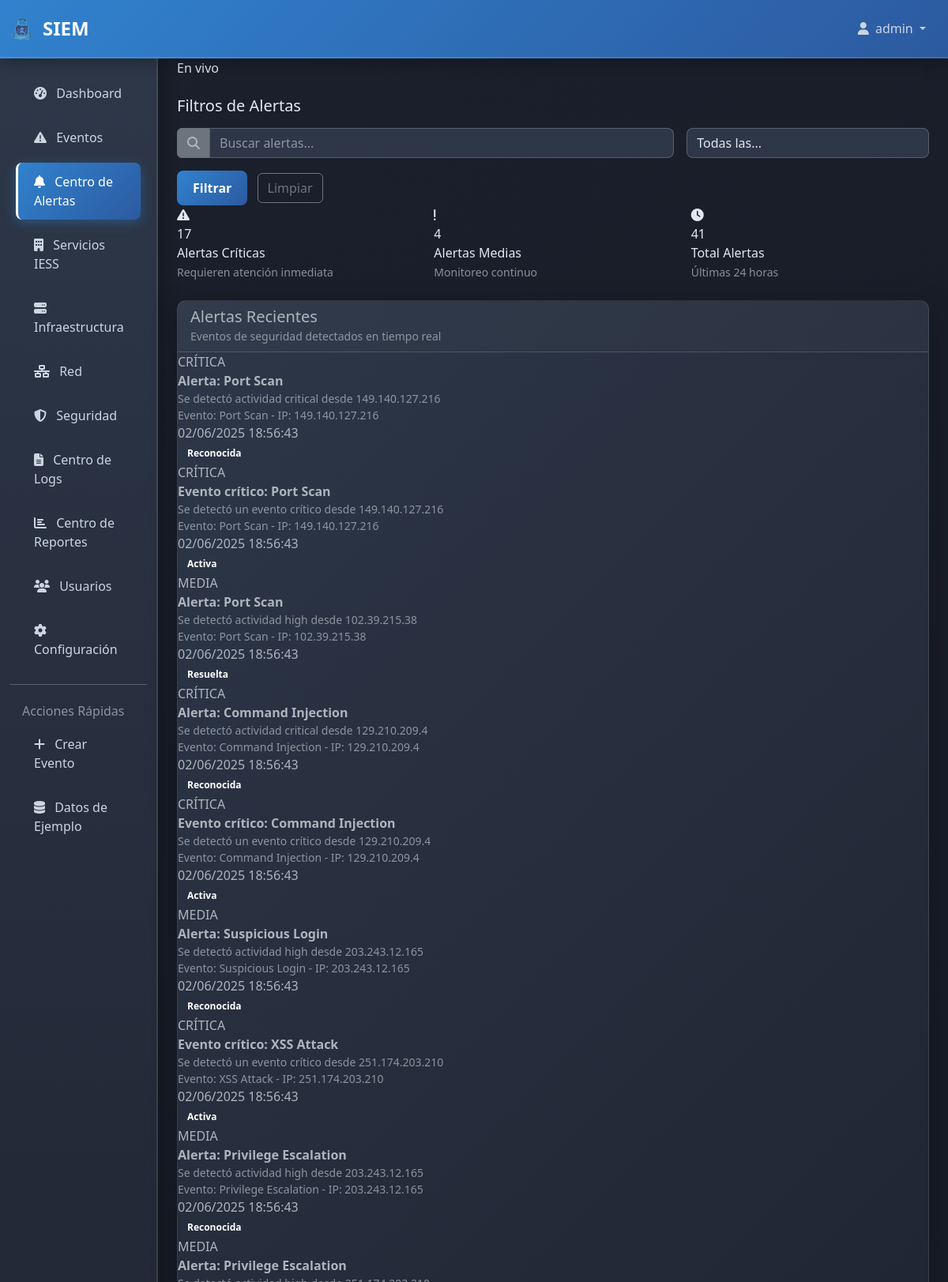
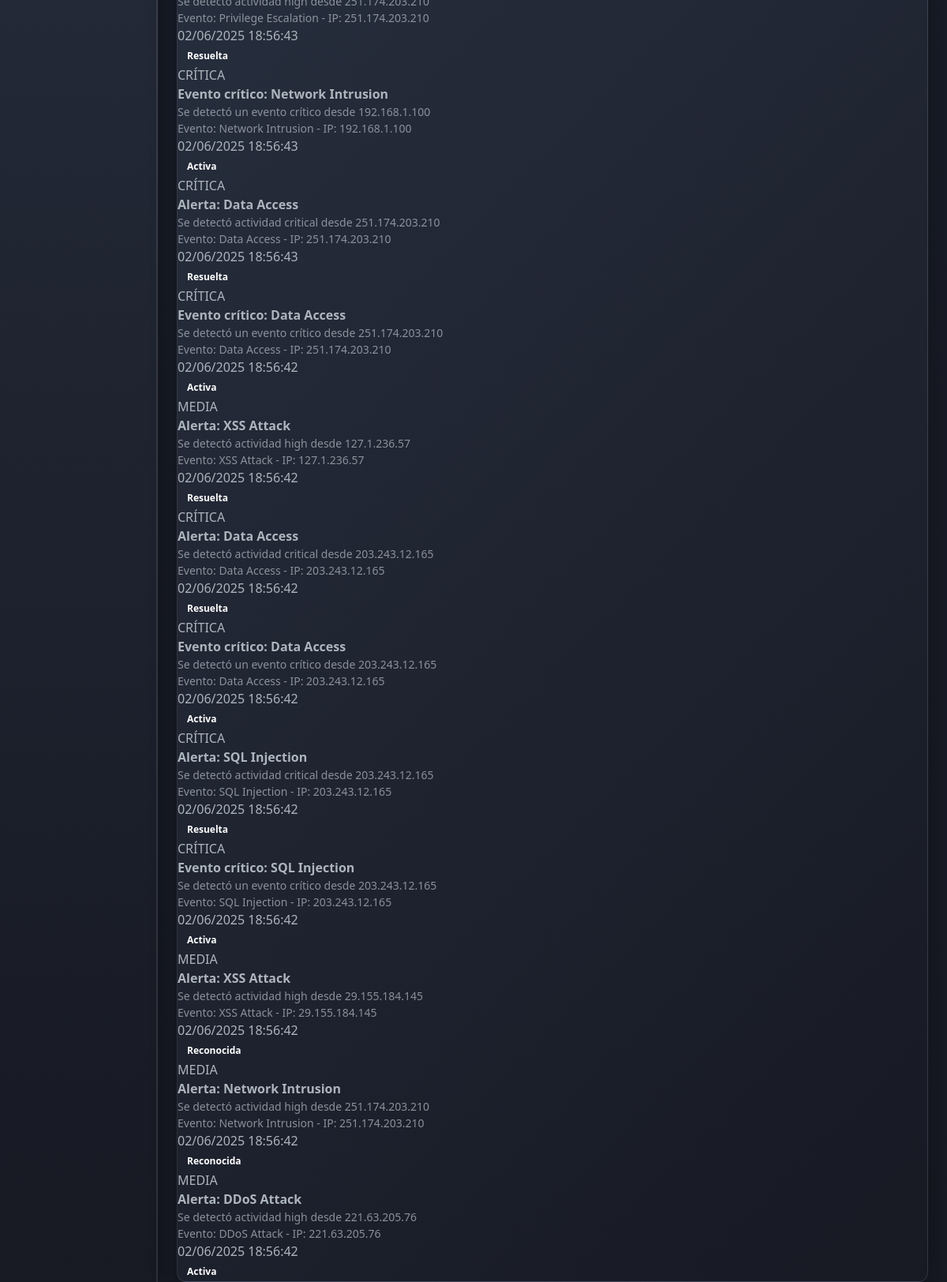
Screenshot of /alerts/ (signed in) with the database file from the repository (2 pictures, top to bottom).
### siem_app/models.py (models this page shows, shortened)
class Alert(models.Model):
    ALERT_TYPE_CHOICES = [
        ('critical', 'Crítica'),
        ('medium', 'Media'),
        ('low', 'Baja'),
        ('info', 'Información'),
    ]
    STATE_CHOICES = [
        ('active', 'Activa'),
        ('acknowledged', 'Reconocida'),
        ('resolved', 'Resuelta'),
        ('false_positive', 'Falso Positivo'),
    ]
    title = models.CharField(max_length=200)
    description = models.TextField()
    alert_type = models.CharField(max_length=20, choices=ALERT_TYPE_CHOICES)
    state = models.CharField(max_length=20, choices=STATE_CHOICES, default='active')
    event = models.ForeignKey(SecurityEvent, on_delete=models.CASCADE, related_name='alerts')
    assigned_to = models.ForeignKey(User, on_delete=models.SET_NULL, null=True, blank=True)
    created_at = models.DateTimeField(auto_now_add=True)
    updated_at = models.DateTimeField(auto_now=True)
    acknowledged_at = models.DateTimeField(null=True, blank=True)
    resolved_at = models.DateTimeField(null=True, blank=True)
    class Meta:
        ordering = ['-created_at']

class SecurityEvent(models.Model):
    SEVERITY_CHOICES = [
        ('info', 'Información'),
        ('low', 'Baja'),
        ('medium', 'Media'),
        ('high', 'Alta'),
        ('critical', 'Crítica'),
    ]
    CATEGORY_CHOICES = [
        ('authentication_failure', 'Fallo de Autenticación'),
        ('data_exfiltration', 'Exfiltración de Datos'),
        ('intrusion_attempt', 'Intento de Intrusión'),
        ('malware_detection', 'Detección de Malware'),
        ('network_anomaly', 'Anomalía de Red'),
        ('suspicious_activity', 'Actividad Sospechosa'),
        ('privilege_escalation', 'Escalación de Privilegios'),
        ('ddos_attack', 'Ataque DDoS'),
        ('sql_injection', 'Inyección SQL'),
        ('xss_attack', 'Ataque XSS'),
    ]
    STATE_CHOICES = [
        ('new', 'Nuevo'),
        ('investigating', 'Investigando'),
        ('resolved', 'Resuelto'),
        ('false_positive', 'Falso Positivo'),
        ('closed', 'Cerrado'),
    ]
    timestamp = models.DateTimeField(default=timezone.now, db_index=True)
    event_type = models.CharField(max_length=100)
    source_ip = models.GenericIPAddressField()
    destination_ip = models.GenericIPAddressField(null=True, blank=True)
    source_port = models.IntegerField(null=True, blank=True)
    destination_port = models.IntegerField(null=True, blank=True)
    protocol = models.CharField(max_length=20, default='TCP')
    category = models.CharField(max_length=50, choices=CATEGORY_CHOICES)
    severity = models.CharField(max_length=20, choices=SEVERITY_CHOICES, db_index=True)
    state = models.CharField(max_length=20, choices=STATE_CHOICES, default='new', db_index=True)
    assigned_to = models.ForeignKey(User, on_delete=models.SET_NULL, null=True, blank=True)
    description = models.TextField()
    raw_data = models.JSONField(default=dict, blank=True)
    created_at = models.DateTimeField(auto_now_add=True)
    updated_at = models.DateTimeField(auto_now=True)
    class Meta:
        ordering = ['-timestamp']
        indexes = [
            models.Index(fields=['timestamp', 'severity']),
            models.Index(fields=['source_ip', 'timestamp']),
            models.Index(fields=['category', 'state']),
        ]

### siem_app/views.py (the view)
# urls.py: path('alerts/', views.alerts_center_view, name='alerts_center'),
@login_required
def alerts_center_view(request):
    search_query = request.GET.get('search', '')
    alert_type_filter = request.GET.get('type', '')
    alerts = Alert.objects.select_related('event', 'assigned_to').all()
    if search_query:
        alerts = alerts.filter(
            Q(title__icontains=search_query) |
            Q(description__icontains=search_query)
        )
    if alert_type_filter:
        alerts = alerts.filter(alert_type=alert_type_filter)
    critical_alerts_count = Alert.objects.filter(alert_type='critical', state='active').count()
    medium_alerts_count = Alert.objects.filter(alert_type='medium', state='active').count()
    total_alerts_count = Alert.objects.filter(created_at__gte=timezone.now() - timedelta(hours=24)).count()
    recent_alerts = alerts.order_by('-created_at')[:20]
    context = {
        'alerts': recent_alerts,
        'critical_alerts_count': critical_alerts_count,
        'medium_alerts_count': medium_alerts_count,
        'total_alerts_count': total_alerts_count,
        'search_query': search_query,
        'alert_type_filter': alert_type_filter,
        'alert_types': Alert.ALERT_TYPE_CHOICES,
    }
    return render(request, 'siem_app/alerts_center.html', context)

### templates/siem_app/alerts_center.html (shortened to what this page needs)
{% extends 'base.html' %}
{% block content %}
<div class="d-flex justify-content-between align-items-center mb-4">
    <div class="real-time-indicator">
        En vivo
    </div>
</div>
<div class="filter-section">
    <h5 class="mb-3">Filtros de Alertas</h5>
    <form method="get" class="row g-3">
        <div class="col-md-8">
            <div class="input-group">
                <span class="input-group-text bg-secondary border-secondary">
                    <i class="fas fa-search"></i>
                </span>
                <input type="text" name="search" class="form-control" placeholder="Buscar alertas..." value="{{ search_query }}">
            </div>
        </div>
        <div class="col-md-4">
            <select name="type" class="form-select">
                <option value="">Todas las...</option>
            </select>
        </div>
        <div class="col-12">
            <button type="submit" class="btn btn-primary me-2">Filtrar</button>
            <a href="{% url 'alerts_center' %}" class="btn btn-outline-secondary">Limpiar</a>
        </div>
    </form>
</div>
<div class="row mb-4">
    <div class="col-md-4">
        <div class="metric-card danger">
            <div class="metric-icon">
                <i class="fas fa-exclamation-triangle"></i>
            </div>
            <div class="metric-value">{{ critical_alerts_count }}</div>
            <div class="metric-label">Alertas Críticas</div>
            <small class="text-muted">Requieren atención inmediata</small>
        </div>
    </div>
    <div class="col-md-4">
        <div class="metric-card warning">
            <div class="metric-icon">
                <i class="fas fa-exclamation"></i>
            </div>
            <div class="metric-value">{{ medium_alerts_count }}</div>
            <div class="metric-label">Alertas Medias</div>
            <small class="text-muted">Monitoreo continuo</small>
        </div>
    </div>
    <div class="col-md-4">
        <div class="metric-card">
            <div class="metric-icon">
                <i class="fas fa-clock"></i>
            </div>
            <div class="metric-value">{{ total_alerts_count }}</div>
            <div class="metric-label">Total Alertas</div>
            <small class="text-muted">Últimas 24 horas</small>
        </div>
    </div>
</div>
<div class="card">
    <div class="card-header">
        <h5 class="mb-0">Alertas Recientes</h5>
        <small class="text-muted">Eventos de seguridad detectados en tiempo real</small>
    </div>
    <div class="card-body p-0">
        {% if alerts %}
            {% for alert in alerts %}
            <div class="log-entry">
                <div class="log-level {{ alert.alert_type|upper }}">
                    {{ alert.get_alert_type_display|upper }}
                </div>
                <div class="log-message">
                    <strong>{{ alert.title }}</strong>
                    <div class="text-muted small">{{ alert.description }}</div>
                    <div class="text-muted small">
                        Evento: {{ alert.event.event_type }} - IP: {{ alert.event.source_ip }}
                    </div>
                </div>
                <div class="log-timestamp">
                    {{ alert.created_at|date:"d/m/Y H:i:s" }}
                </div>
                <div>
                    <span class="badge bg-{{ alert.get_alert_type_display|lower }}">{{ alert.get_state_display }}</span>
                </div>
            </div>
            {% endfor %}
        {% else %}
            <div class="text-center text-muted py-5">
                <i class="fas fa-shield-alt fa-3x mb-3"></i>
                <h5>No hay alertas activas</h5>
                <p>El sistema está funcionando normalmente</p>
            </div>
        {% endif %}
    </div>
</div>
{% endblock %}

### templates/base.html (shortened to what this page needs)
{% load static %}
<!DOCTYPE html>
<html lang="es" data-bs-theme="dark">
<head>
    <title>{% block title %}SIEM {% endblock %} {% load static %}</title>
    <link href="https://cdn.jsdelivr.net/npm/bootstrap@5.3.0/dist/css/bootstrap.min.css" rel="stylesheet">
    <link href="https://cdnjs.cloudflare.com/ajax/libs/font-awesome/6.4.0/css/all.min.css" rel="stylesheet">
</head>
<body>
    <nav class="navbar navbar-expand-lg navbar-dark">
        <div class="container-fluid">
            <a class="navbar-brand d-flex align-items-center" href="{% url 'dashboard' %}">
                <img src="{% static 'imagenes/SIEM.png' %}" alt="SIEM IESS Logo" style="height: 32px; width: 32px; border-radius: 50%; margin-right: 10px;">
                SIEM
            </a>
            <div class="collapse navbar-collapse" id="navbarNav">
                <ul class="navbar-nav ms-auto">
                    {% if user.is_authenticated %}
                        <li class="nav-item dropdown">
                            <a class="nav-link dropdown-toggle" href="#" role="button" data-bs-toggle="dropdown">
                                <i class="fas fa-user me-1"></i>
                                {{ user.get_full_name|default:user.username }}
                            </a>
                        </li>
                    {% endif %}
                </ul>
            </div>
        </div>
    </nav>
    <div class="container-fluid">
        <div class="row">
            {% if user.is_authenticated %}
            <nav class="col-md-3 col-lg-2 d-md-block sidebar collapse">
                <div class="position-sticky pt-3">
                    <ul class="nav flex-column">
                        <li class="nav-item">
                            <a class="nav-link {% if request.resolver_match.url_name == 'dashboard' %}active{% endif %}"
                               href="{% url 'dashboard' %}">
                                <i class="fas fa-tachometer-alt me-2"></i>
                                Dashboard
                            </a>
                        </li>
                        <li class="nav-item">
                            <a class="nav-link {% if request.resolver_match.url_name == 'events' %}active{% endif %}"
                               href="{% url 'events' %}">
                                <i class="fas fa-exclamation-triangle me-2"></i>
                                Eventos
                            </a>
                        </li>
                        <li class="nav-item">
                            <a class="nav-link {% if request.resolver_match.url_name == 'alerts_center' %}active{% endif %}"
                               href="{% url 'alerts_center' %}">
                                <i class="fas fa-bell me-2"></i>
                                Centro de Alertas
                            </a>
                        </li>
                        <li class="nav-item">
                            <a class="nav-link {% if request.resolver_match.url_name == 'iess_services' %}active{% endif %}"
                               href="{% url 'iess_services' %}">
                                <i class="fas fa-building me-2"></i>
                                Servicios IESS
                            </a>
                        </li>
                        <li class="nav-item">
                            <a class="nav-link {% if request.resolver_match.url_name == 'infrastructure' %}active{% endif %}"
                               href="{% url 'infrastructure' %}">
                                <i class="fas fa-server me-2"></i>
                                Infraestructura
                            </a>
                        </li>
                        <li class="nav-item">
                            <a class="nav-link {% if request.resolver_match.url_name == 'network' %}active{% endif %}"
                               href="{% url 'network' %}">
                                <i class="fas fa-network-wired me-2"></i>
                                Red
                            </a>
                        </li>
                        <li class="nav-item">
                            <a class="nav-link {% if request.resolver_match.url_name == 'security' %}active{% endif %}"
                               href="{% url 'security' %}">
                                <i class="fas fa-shield-alt me-2"></i>
                                Seguridad
                            </a>
                        </li>
                        <li class="nav-item">
                            <a class="nav-link {% if request.resolver_match.url_name == 'logs_center' %}active{% endif %}"
                               href="{% url 'logs_center' %}">
                                <i class="fas fa-file-alt me-2"></i>
                                Centro de Logs
                            </a>
                        </li>
                        <li class="nav-item">
                            <a class="nav-link {% if request.resolver_match.url_name == 'reports_center' %}active{% endif %}"
                               href="{% url 'reports_center' %}">
                                <i class="fas fa-chart-bar me-2"></i>
                                Centro de Reportes
                            </a>
                        </li>
                        <li class="nav-item">
                            <a class="nav-link {% if request.resolver_match.url_name == 'users' %}active{% endif %}"
                               href="{% url 'users' %}">
                                <i class="fas fa-users me-2"></i>
                                Usuarios
                            </a>
                        </li>
                        <li class="nav-item">
                            <a class="nav-link {% if request.resolver_match.url_name == 'configuration' %}active{% endif %}"
                               href="{% url 'configuration' %}">
                                <i class="fas fa-cog me-2"></i>
                                Configuración
                            </a>
                        </li>
                    </ul>
                    <hr class="my-3">
                    <h6 class="sidebar-heading d-flex justify-content-between align-items-center px-3 mt-4 mb-1 text-muted">
                        <span>Acciones Rápidas</span>
                    </h6>
                    <ul class="nav flex-column mb-2">
                        <li class="nav-item">
                            <a class="nav-link" href="{% url 'manual_data_entry' %}">
                                <i class="fas fa-plus me-2"></i>
                                Crear Evento
                            </a>
                        </li>
                        <li class="nav-item">
                            <a class="nav-link" href="{% url 'create_sample_data' %}">
                                <i class="fas fa-database me-2"></i>
                                Datos de Ejemplo
                            </a>
                        </li>
                    </ul>
                </div>
            </nav>
            {% endif %}
            <main class="col-md-9 ms-sm-auto col-lg-10 px-md-4 main-content">
                <div class="fade-in">
                    {% block content %}{% endblock %}
                </div>
            </main>
        </div>
    </div>
</body>
</html>

### rows the page displays
Alert: alert_type "CRÍTICA", title "Alerta: Port Scan", description "Se detectó actividad critical desde 149.140.127.216", event.event_type "Port Scan", event.source_ip "149.140.127.216", created_at "02/06/2025 18:56:43", state "Reconocida"
Alert: alert_type "CRÍTICA", title "Evento crítico: Port Scan", description "Se detectó un evento crítico desde 149.140.127.216", event.event_type "Port Scan", event.source_ip "149.140.127.216", created_at "02/06/2025 18:56:43", state "Activa"
Alert: alert_type "MEDIA", title "Alerta: Port Scan", description "Se detectó actividad high desde 102.39.215.38", event.event_type "Port Scan", event.source_ip "102.39.215.38", created_at "02/06/2025 18:56:43", state "Resuelta"
Alert: alert_type "CRÍTICA", title "Alerta: Command Injection", description "Se detectó actividad critical desde 129.210.209.4", event.event_type "Command Injection", event.source_ip "129.210.209.4", created_at "02/06/2025 18:56:43", state "Reconocida"
Alert: alert_type "CRÍTICA", title "Evento crítico: Command Injection", description "Se detectó un evento crítico desde 129.210.209.4", event.event_type "Command Injection", event.source_ip "129.210.209.4", created_at "02/06/2025 18:56:43", state "Activa"
Alert: alert_type "MEDIA", title "Alerta: Suspicious Login", description "Se detectó actividad high desde 203.243.12.165", event.event_type "Suspicious Login", event.source_ip "203.243.12.165", created_at "02/06/2025 18:56:43", state "Reconocida"
Alert: alert_type "CRÍTICA", title "Evento crítico: XSS Attack", description "Se detectó un evento crítico desde 251.174.203.210", event.event_type "XSS Attack", event.source_ip "251.174.203.210", created_at "02/06/2025 18:56:43", state "Activa"
Alert: alert_type "MEDIA", title "Alerta: Privilege Escalation", description "Se detectó actividad high desde 203.243.12.165", event.event_type "Privilege Escalation", event.source_ip "203.243.12.165", created_at "02/06/2025 18:56:43", state "Reconocida"
Alert: alert_type "MEDIA", title "Alerta: Privilege Escalation", description "Se detectó actividad high desde 251.174.203.210", event.event_type "Privilege Escalation", event.source_ip "251.174.203.210", created_at "02/06/2025 18:56:43", state "Resuelta"
Alert: alert_type "CRÍTICA", title "Evento crítico: Network Intrusion", description "Se detectó un evento crítico desde 192.168.1.100", event.event_type "Network Intrusion", event.source_ip "192.168.1.100", created_at "02/06/2025 18:56:43", state "Activa"
Alert: alert_type "CRÍTICA", title "Alerta: Data Access", description "Se detectó actividad critical desde 251.174.203.210", event.event_type "Data Access", event.source_ip "251.174.203.210", created_at "02/06/2025 18:56:43", state "Resuelta"
Alert: alert_type "CRÍTICA", title "Evento crítico: Data Access", description "Se detectó un evento crítico desde 251.174.203.210", event.event_type "Data Access", event.source_ip "251.174.203.210", created_at "02/06/2025 18:56:42", state "Activa"
Alert: alert_type "MEDIA", title "Alerta: XSS Attack", description "Se detectó actividad high desde 127.1.236.57", event.event_type "XSS Attack", event.source_ip "127.1.236.57", created_at "02/06/2025 18:56:42", state "Resuelta"
Alert: alert_type "CRÍTICA", title "Alerta: Data Access", description "Se detectó actividad critical desde 203.243.12.165", event.event_type "Data Access", event.source_ip "203.243.12.165", created_at "02/06/2025 18:56:42", state "Resuelta"
Alert: alert_type "CRÍTICA", title "Evento crítico: Data Access", description "Se detectó un evento crítico desde 203.243.12.165", event.event_type "Data Access", event.source_ip "203.243.12.165", created_at "02/06/2025 18:56:42", state "Activa"
Alert: alert_type "CRÍTICA", title "Alerta: SQL Injection", description "Se detectó actividad critical desde 203.243.12.165", event.event_type "SQL Injection", event.source_ip "203.243.12.165", created_at "02/06/2025 18:56:42", state "Resuelta"
Alert: alert_type "CRÍTICA", title "Evento crítico: SQL Injection", description "Se detectó un evento crítico desde 203.243.12.165", event.event_type "SQL Injection", event.source_ip "203.243.12.165", created_at "02/06/2025 18:56:42", state "Activa"
Alert: alert_type "MEDIA", title "Alerta: XSS Attack", description "Se detectó actividad high desde 29.155.184.145", event.event_type "XSS Attack", event.source_ip "29.155.184.145", created_at "02/06/2025 18:56:42", state "Reconocida"
Alert: alert_type "MEDIA", title "Alerta: Network Intrusion", description "Se detectó actividad high desde 251.174.203.210", event.event_type "Network Intrusion", event.source_ip "251.174.203.210", created_at "02/06/2025 18:56:42", state "Reconocida"
Alert: alert_type "MEDIA", title "Alerta: DDoS Attack", description "Se detectó actividad high desde 221.63.205.76", event.event_type "DDoS Attack", event.source_ip "221.63.205.76", created_at "02/06/2025 18:56:42", state "Activa"

### other values shown
{{ user.get_full_name|default:user.username }} "admin"
{{ critical_alerts_count }} "17"
{{ medium_alerts_count }} "4"
{{ total_alerts_count }} "41"
